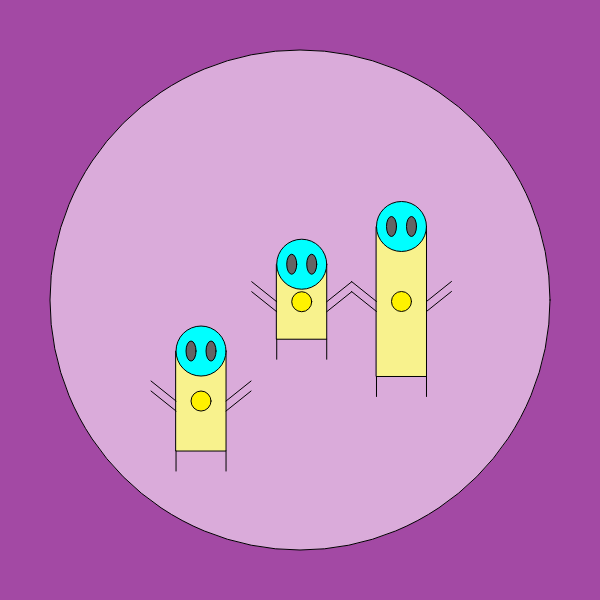
Frame 1 (no input)
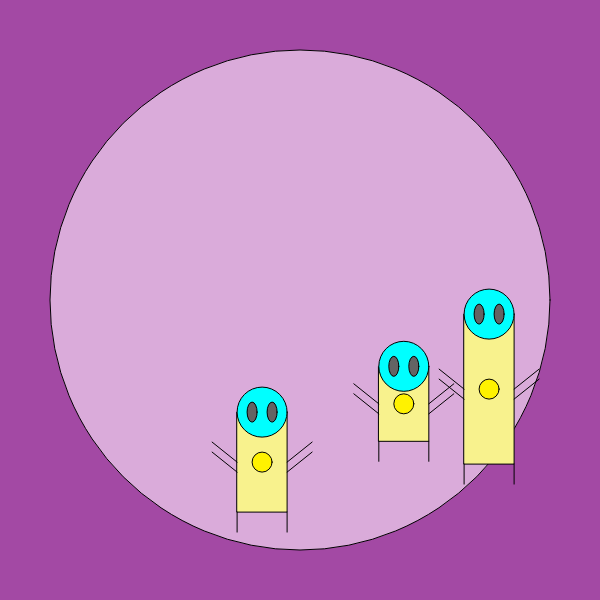
Frame 60 (no input)
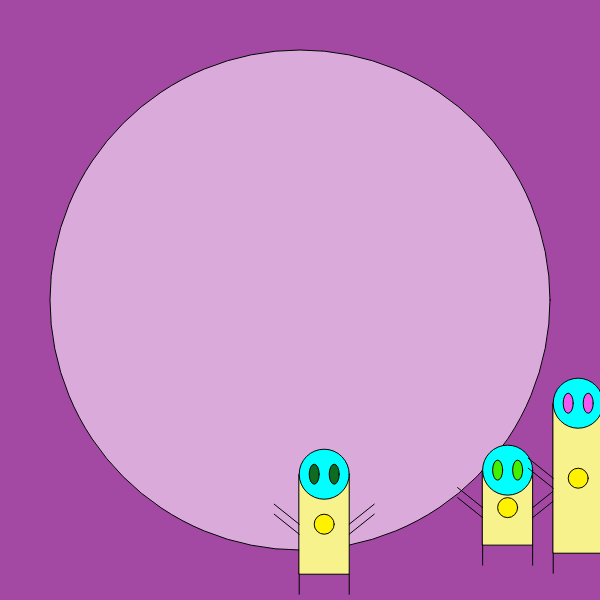
Frame 120 (the mouse pressed at the canvas centre since frame 60)

The p5.js sketch that drew these frames (run headless with seeded random() and noise() and a simulated clock; from frame 60 on, the mouse is pressed at the canvas centre):

// p5.js sketch
// ── sketch.js
// Hér kemur kóðinn þinn:
var dug1, dug2, dug3;
var bukur1=300

function setup() {
  createCanvas(600, 600);
  // Búum til þrjá zoog hluti.
  dug1 = new dug(200,400,100);
  dug2 = new dug(300,300,75);
  dug3 = new dug(400,300,150);
}

function draw() {
  background(163,73,164);
  fill(218,171,218);
  ellipse(300,300,500,500);
  // Ef hluturinn er nálgt miðjunni, þá hreyfir hann sig
  // Ef ekki þá stoppar hann og blikkar bara augunum.
  dug1.blink();
  dug1.move();
  dug1.show();
  dug2.blink();
  dug2.move();
  dug2.show();
  dug3.blink();
  dug3.move();
  dug3.show();
}

  // Klasinn dug
  // (x,y): er miðpunkturinn sem hann er teiknaður útfrá.
  // bukur: er lengdin á búknum
  // dir: er stefnan sem hann ferðast í
  // speed: er hraðinn sem hann ferðast á
  // eyecolor: er liturinn á augunum hans
  class dug{
    constructor(x,y,bukur) {
      this.x = x;
      this.y = y;
      this.bukur = bukur;
      this.dir = random(0,2*PI);
      this.speed = random(0,5);
      this.eyeColor = color(100,100,100);
    }

    // Teiknar geimveruna
    show(){
      rectMode(CENTER);
      //teikna búkinn
      fill(248,242,141)
      rect(this.x,this.y,50, this.bukur)
      //Teikna hausinn
      fill(0,255,255)
      ellipse(this.x,this.y-this.bukur/2,50,50)
      //teikna hendurnar
      fill(0,0,0)
      line(this.x+25,this.y,this.x+50,this.y-20)
      line(this.x-25,this.y,this.x-50,this.y-20)
      line(this.x+25,this.y+10,this.x+50,this.y-10)
      line(this.x-25,this.y+10,this.x-50,this.y-10)
      //teikna augun
      fill(this.eyeColor, this.eyeColor, this.eyeColor)
      ellipse(this.x-10,this.y-this.bukur/2, 10, 20)
      ellipse(this.x+10,this.y-this.bukur/2, 10, 20)
      //teikna fæturna
      fill(0,0,0)
      line(this.x-25,this.y+this.bukur/2, this.x-25,this.y+this.bukur/2+20)
      line(this.x+25,this.y+this.bukur/2,this.x+25,this.y+this.bukur/2+20)
      //teikna hring á magann
      fill(255,242,0)
      ellipse(this.x,this.y,20,20)
    }

    // Hreyfir dug um skjáinn.
    move(){
      this.x = this.x + this.speed;
      this.y = this.y + this.speed;
      // Athuga hvort boltinn snertir veggi:
      if ((this.x > width) || (this.x < 0)||(this.y > height) || (this.y < 0)){
        this.speed = this.speed * -1;
      }
    }
    // Velur lit fyrir augun.
    blink(){
      if((this.x>width-100) || (this.x < 100)||(this.y > height-100) || (this.y < 100))
      this.eyeColor = color(random(255), random(255), random(255));
    }
  }

  // Skilar fjarlægðinni á milli punktanna
  // (x1,y1) og (x2,y2).
  function fjarlægð(x1,y1,x2,y2){
    var dist = sqrt((x1 - x2)*(x1 - x2) + (y1 - y2)*(y1 - y2));
    return dist;
  }
